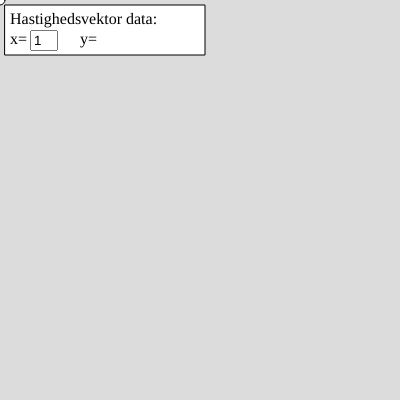
Frame 1 (no input)
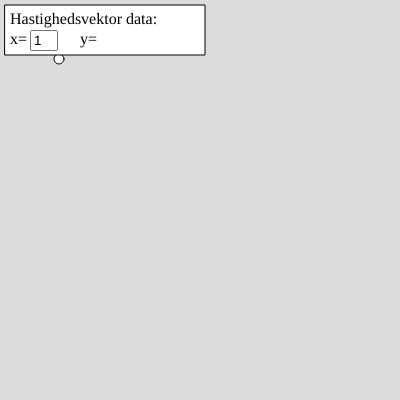
Frame 60 (no input)
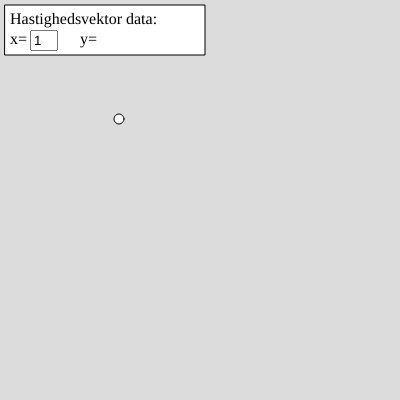
Frame 120 (the mouse pressed at the canvas centre since frame 60)

The p5.js sketch that drew these frames (run headless with seeded random() and noise() and a simulated clock; from frame 60 on, the mouse is pressed at the canvas centre):

// p5.js sketch
// ── sketch.js
let posX=0;              //Cirklens position
let posY=0;

let angle,hast;          //Hastighedsvektoren i polære-koordinater
let velX = 1, velY =1;   //Hastighedsvektoren i kartesiske-koordinater 

let in_velX;             //Inputfelt velX

function setup() {
  createCanvas(400, 400);
  
  createSpan("Hastighedsvektor data:").position(10,10); 
  
  createSpan("x=").position(10,30);
  createSpan("y=").position(80,30);
  
  in_velX = createInput('');
  in_velX.position(30,30);  
  in_velX.input(inChanged);
  in_velX.size(20,15);
  in_velX.value(velX);
}

function inChanged(){
  let inX = Number(in_velX.value()); 
  velX = isNaN(inX) ? 0 : inX;
}

function draw() {
  background(220);
  circle(posX,posY,10);
  rect(5,5,200,50);
  posX += velX;      posY += velY;
  posX= posX%width;  posY = posY%height;
}
